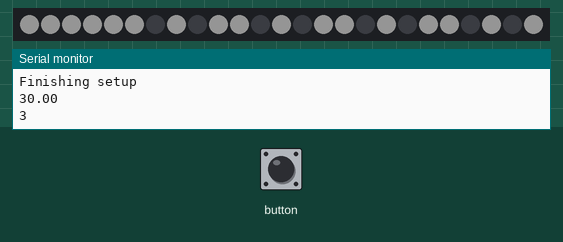
Simulated run of this sketch. Board: ESP32. Shown: 25 RGB LEDs in strip order, left to right, the last lines printed to the serial monitor. Dim RGB values are drawn brighter than linear.

Above: at 1.2 s.
At 4.5 s:
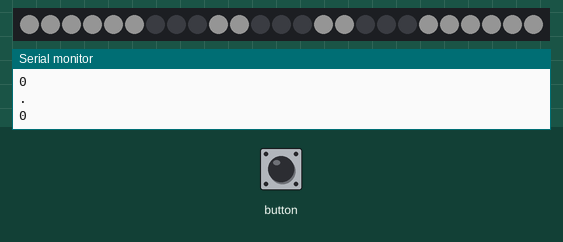
At 8.1 s:
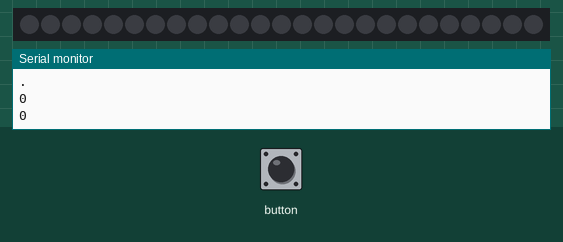

The sketch:

Final_Temperature_Display_-_Degrees_Celcius_.ino
```cpp
#include "M5Atom.h"  //not needed
#include <FastLED.h>

#define NUM_LEDS 25
#define DATA_PIN 27
int n;

CRGB leds[NUM_LEDS];

void setup() {
  Serial.begin(115200);
  delay(1000);
   M5.IMU.Init();

  Serial.println("");
  Serial.println("Initializing M5Stack Atom Matrix");


  Serial.println("\nInitializing FastLED");

  FastLED.addLeds<WS2812, DATA_PIN, GRB>(leds, NUM_LEDS);


  Serial.println("Setting brightness");
  FastLED.setBrightness(20);
  Serial.println("Finishing setup");
}

void loop() {

float temp;
 M5.IMU.getTempData(&temp);
  Serial.println(temp);

char buffer[10];
    dtostrf(temp, 5, 2, buffer);


for(int n = 0; n < strlen(buffer); n++)

{
  Serial.println(buffer[n]);
 delay (100);

 if ( buffer [n] == '1')
{   leds[10] = CRGB::White;
    leds[11] = CRGB::White;
    leds[12] = CRGB::White;
    leds[13] = CRGB::White;
    leds[14] = CRGB::White;
    FastLED.show();
}

else if ( buffer [n] == '2')
{   leds[0] = CRGB::White;
    leds[1] = CRGB::White;
    leds[2] = CRGB::White;
    leds[4] = CRGB::White;
    leds[5] = CRGB::White;
    leds[7] = CRGB::White;
    leds[9] = CRGB::White;
    leds[10] = CRGB::White;
    leds[12] = CRGB::White;
    leds[14] = CRGB::White;
    leds[15] = CRGB::White;
    leds[17] = CRGB::White;
    leds[19] = CRGB::White;
    leds[20] = CRGB::White;
    leds[22] = CRGB::White;
    leds[23] = CRGB::White;
    leds[24] = CRGB::White;
    FastLED.show();
}

else if (buffer [n] == '3')
{   leds[0] = CRGB::White;
    leds[1] = CRGB::White;
    leds[2] = CRGB::White;
    leds[3] = CRGB::White;
    leds[4] = CRGB::White;
    leds[5] = CRGB::White;
    leds[7] = CRGB::White;
    leds[9] = CRGB::White;
    leds[10] = CRGB::White;
    leds[12] = CRGB::White;
    leds[14] = CRGB::White;
    leds[15] = CRGB::White;
    leds[17] = CRGB::White;
    leds[19] = CRGB::White;
    leds[20] = CRGB::White;
    leds[22] = CRGB::White;
    leds[24] = CRGB::White;
    FastLED.show();
}

else if (buffer [n] == '4')
{   leds[0] = CRGB::White;
    leds[1] = CRGB::White;
    leds[2] = CRGB::White;
    leds[3] = CRGB::White;
    leds[4] = CRGB::White;
    leds[7] = CRGB::White;
    leds[12] = CRGB::White;
    leds[17] = CRGB::White;
    leds[20] = CRGB::White;
    leds[21] = CRGB::White;
    leds[22] = CRGB::White;
    FastLED.show();
}

else if ( buffer [n]== '5')
{

 leds[0] = CRGB::White;
    leds[2] = CRGB::White;
    leds[3] = CRGB::White;
    leds[4] = CRGB::White;
    leds[5] = CRGB::White;
    leds[7] = CRGB::White;
    leds[9] = CRGB::White;
    leds[10] = CRGB::White;
    leds[12] = CRGB::White;
    leds[14] = CRGB::White;
    leds[15] = CRGB::White;
    leds[17] = CRGB::White;
    leds[19] = CRGB::White;
    leds[20] = CRGB::White;
    leds[21] = CRGB::White;
    leds[22] = CRGB::White;
    leds[24] = CRGB::White;
    FastLED.show();


}

else if (buffer [n]== '6')
{
    leds[0] = CRGB::White;
    leds[2] = CRGB::White;
    leds[3] = CRGB::White;
    leds[4] = CRGB::White;
    leds[5] = CRGB::White;
    leds[7] = CRGB::White;
    leds[9] = CRGB::White;
    leds[10] = CRGB::White;
    leds[12] = CRGB::White;
    leds[14] = CRGB::White;
    leds[15] = CRGB::White;
    leds[17] = CRGB::White;
    leds[19] = CRGB::White;
    leds[20] = CRGB::White;
    leds[21] = CRGB::White;
    leds[22] = CRGB::White;
    leds[23] = CRGB::White;
    leds[24] = CRGB::White;
    FastLED.show();

}

else if (buffer [n]== '7')
{
    leds[0] = CRGB::White;
    leds[1] = CRGB::White;
    leds[2] = CRGB::White;
    leds[3] = CRGB::White;
    leds[4] = CRGB::White;
    leds[5] = CRGB::White;
    leds[10] = CRGB::White;
    leds[15] = CRGB::White;
    leds[20] = CRGB::White;
    FastLED.show();

}

else if (buffer [n]== '8')
{
    leds[0] = CRGB::White;
    leds[1] = CRGB::White;
    leds[2] = CRGB::White;
    leds[3] = CRGB::White;
    leds[4] = CRGB::White;
    leds[5] = CRGB::White;
    leds[7] = CRGB::White;
    leds[9] = CRGB::White;
    leds[10] = CRGB::White;
    leds[12] = CRGB::White;
    leds[14] = CRGB::White;
    leds[15] = CRGB::White;
    leds[17] = CRGB::White;
    leds[19] = CRGB::White;
    leds[20] = CRGB::White;
    leds[21] = CRGB::White;
    leds[22] = CRGB::White;
    leds[23] = CRGB::White;
    leds[24] = CRGB::White;
    FastLED.show();

}

else if (buffer [n]== '9')
{
    leds[0] = CRGB::White;
    leds[1] = CRGB::White;
    leds[2] = CRGB::White;
    leds[3] = CRGB::White;
    leds[4] = CRGB::White;
    leds[5] = CRGB::White;
    leds[7] = CRGB::White;
    leds[9] = CRGB::White;
    leds[10] = CRGB::White;
    leds[12] = CRGB::White;
    leds[14] = CRGB::White;
    leds[15] = CRGB::White;
    leds[17] = CRGB::White;
    leds[19] = CRGB::White;
    leds[20] = CRGB::White;
    leds[21] = CRGB::White;
    leds[22] = CRGB::White;
    leds[24] = CRGB::White;
    FastLED.show();

}

else if (buffer [n] == '0')
{
    leds[0] = CRGB::White;
    leds[1] = CRGB::White;
    leds[2] = CRGB::White;
    leds[3] = CRGB::White;
    leds[4] = CRGB::White;
    leds[5] = CRGB::White;
    leds[9] = CRGB::White;
    leds[10] = CRGB::White;
    leds[14] = CRGB::White;
    leds[15] = CRGB::White;
    leds[19] = CRGB::White;
    leds[20] = CRGB::White;
    leds[21] = CRGB::White;
    leds[22] = CRGB::White;
    leds[23] = CRGB::White;
    leds[24] = CRGB::White;
    FastLED.show();

}

else if (n == 2)
  { leds[14] = CRGB::White;
 FastLED.show(); }

 delay (500);
    leds[0] = CRGB::Black;
    leds[1] = CRGB::Black;
    leds[2] = CRGB::Black;
    leds[3] = CRGB::Black;
    leds[4] = CRGB::Black;
    leds[5] = CRGB::Black;
    leds[6] = CRGB::Black;
    leds[7] = CRGB::Black;
    leds[8] = CRGB::Black;
    leds[9] = CRGB::Black;
    leds[10] = CRGB::Black;
    leds[11] = CRGB::Black;
    leds[12] = CRGB::Black;
    leds[13] = CRGB::Black;
    leds[14] = CRGB::Black;
    leds[15] = CRGB::Black;
    leds[16] = CRGB::Black;
    leds[17] = CRGB::Black;
    leds[18] = CRGB::Black;
    leds[19] = CRGB::Black;
    leds [20] = CRGB::Black;
    leds[21] = CRGB::Black;
    leds[22] = CRGB::Black;
    leds[23] = CRGB::Black;
    leds[24] = CRGB::Black;
    FastLED.show();
 delay (500);

}
leds[10] = CRGB::White;
 FastLED.show();
 delay (500);
 leds[0] = CRGB::Black;
    leds[1] = CRGB::Black;
    leds[2] = CRGB::Black;
    leds[3] = CRGB::Black;
    leds[4] = CRGB::Black;
    leds[5] = CRGB::Black;
    leds[6] = CRGB::Black;
    leds[7] = CRGB::Black;
    leds[8] = CRGB::Black;
    leds[9] = CRGB::Black;
    leds[10] = CRGB::Black;
    leds[11] = CRGB::Black;
    leds[12] = CRGB::Black;
    leds[13] = CRGB::Black;
    leds[14] = CRGB::Black;
    leds[15] = CRGB::Black;
    leds[16] = CRGB::Black;
    leds[17] = CRGB::Black;
    leds[18] = CRGB::Black;
    leds[19] = CRGB::Black;
    leds [20] = CRGB::Black;
    leds[21] = CRGB::Black;
    leds[22] = CRGB::Black;
    leds[23] = CRGB::Black;
    leds[24] = CRGB::Black;
  delay (500);
    leds[0] = CRGB::White;
    leds[4] = CRGB::White;
    leds[5] = CRGB::White;
    leds[9] = CRGB::White;
    leds[10] = CRGB::White;
    leds[14] = CRGB::White;
    leds[15] = CRGB::White;
    leds[19] = CRGB::White;
    leds[20] = CRGB::White;
    leds[21] = CRGB::White;
    leds[22] = CRGB::White;
    leds[23] = CRGB::White;
    leds[24] = CRGB::White;
    FastLED.show();
 delay (500);
   leds[0] = CRGB::Black;
    leds[1] = CRGB::Black;
    leds[2] = CRGB::Black;
    leds[3] = CRGB::Black;
    leds[4] = CRGB::Black;
    leds[5] = CRGB::Black;
    leds[6] = CRGB::Black;
    leds[7] = CRGB::Black;
    leds[8] = CRGB::Black;
    leds[9] = CRGB::Black;
    leds[10] = CRGB::Black;
    leds[11] = CRGB::Black;
    leds[12] = CRGB::Black;
    leds[13] = CRGB::Black;
    leds[14] = CRGB::Black;
    leds[15] = CRGB::Black;
    leds[16] = CRGB::Black;
    leds[17] = CRGB::Black;
    leds[18] = CRGB::Black;
    leds[19] = CRGB::Black;
    leds [20] = CRGB::Black;
    leds[21] = CRGB::Black;
    leds[22] = CRGB::Black;
    leds[23] = CRGB::Black;
    leds[24] = CRGB::Black;
    FastLED.show();
    delay (500);
M5.update();
delay (500);
}
```

Measured:
- by itself, everything shown: repeats every 8.0 s, in 13 steps
- what the display in image 0 shows lasts 0.5 s, from 1.1 s to 1.6 s
- what the display in image 2 shows lasts 1.1 s, from 8.0 s to 9.1 s
